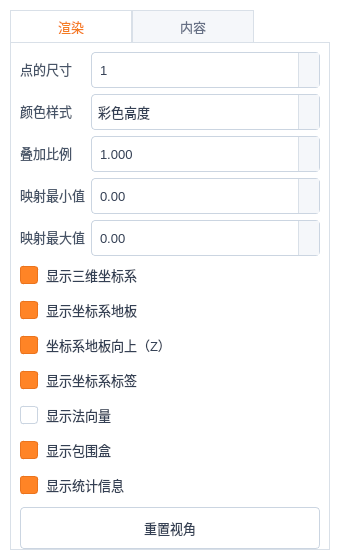
<?xml version="1.0" encoding="UTF-8"?>
<ui version="4.0">
 <class>RenderDialog</class>
 <widget class="QDialog" name="RenderDialog">
  <property name="geometry"><rect><x>0</x><y>0</y><width>340</width><height>560</height></rect></property>
  <property name="minimumSize"><size><width>300</width><height>480</height></size></property>
  <property name="windowTitle"><string>渲染设置</string></property>
  <property name="styleSheet"><string notr="true">QDialog, QWidget { background:#ffffff; color:#1f2937; font-family:"Microsoft YaHei"; font-size:10pt; }
QTabWidget::pane { border:1px solid #d9e0e8; background:#ffffff; }
QTabBar::tab { background:#f5f7fa; color:#667085; min-width:92px; padding:8px 14px; border:1px solid #d9e0e8; border-bottom:none; }
QTabBar::tab:selected { background:#ffffff; color:#f57c22; }
QLabel { color:#475467; }
QSpinBox, QDoubleSpinBox, QComboBox { min-height:28px; background:#ffffff; color:#344054; border:1px solid #cbd5e1; border-radius:4px; padding:3px 6px; }
QSpinBox::up-button, QSpinBox::down-button, QDoubleSpinBox::up-button, QDoubleSpinBox::down-button, QComboBox::drop-down { background:#f5f7fa; border-left:1px solid #d9e0e8; width:20px; }
QCheckBox { color:#344054; spacing:8px; min-height:26px; }
QCheckBox::indicator { width:16px; height:16px; border:1px solid #cbd5e1; border-radius:3px; background:#ffffff; }
QCheckBox::indicator:checked { background:#ff8426; border-color:#eb741d; }
QPushButton { min-height:30px; background:#ffffff; color:#344054; border:1px solid #cbd5e1; border-radius:4px; padding:5px 10px; }
QPushButton:hover { background:#edf5ff; border-color:#5b9bd5; color:#1769aa; }
QPlainTextEdit { background:#f8fafc; color:#344054; border:1px solid #d9e0e8; border-radius:4px; padding:8px; }
</string></property>
  <layout class="QVBoxLayout" name="rootLayout">
   <property name="leftMargin"><number>10</number></property><property name="topMargin"><number>10</number></property><property name="rightMargin"><number>10</number></property><property name="bottomMargin"><number>10</number></property>
   <item>
    <widget class="QTabWidget" name="tw_render_settings">
     <property name="currentIndex"><number>0</number></property>
     <widget class="QWidget" name="tab_render">
      <attribute name="title"><string>渲染</string></attribute>
      <layout class="QFormLayout" name="form_render">
       <property name="verticalSpacing"><number>9</number></property>
       <item row="0" column="0"><widget class="QLabel" name="lbl_point_size"><property name="text"><string>点的尺寸</string></property></widget></item>
       <item row="0" column="1"><widget class="QSpinBox" name="spb_point_size"><property name="minimum"><number>1</number></property><property name="maximum"><number>8</number></property><property name="value"><number>1</number></property></widget></item>
       <item row="1" column="0"><widget class="QLabel" name="lbl_color_mode"><property name="text"><string>颜色样式</string></property></widget></item>
       <item row="1" column="1"><widget class="QComboBox" name="cb_color_mode"><item><property name="text"><string>彩色高度</string></property></item><item><property name="text"><string>灰阶</string></property></item><item><property name="text"><string>法向量</string></property></item><item><property name="text"><string>纹理灰度</string></property></item></widget></item>
       <item row="2" column="0"><widget class="QLabel" name="lbl_overlay"><property name="text"><string>叠加比例</string></property></widget></item>
       <item row="2" column="1"><widget class="QDoubleSpinBox" name="dsb_overlay"><property name="decimals"><number>3</number></property><property name="maximum"><double>1.000000000000000</double></property><property name="singleStep"><double>0.050000000000000</double></property><property name="value"><double>1.000000000000000</double></property></widget></item>
       <item row="3" column="0"><widget class="QLabel" name="lbl_map_min"><property name="text"><string>映射最小值</string></property></widget></item>
       <item row="3" column="1"><widget class="QDoubleSpinBox" name="dsb_map_min"><property name="decimals"><number>2</number></property><property name="minimum"><double>-1000000000.000000000000000</double></property><property name="maximum"><double>1000000000.000000000000000</double></property></widget></item>
       <item row="4" column="0"><widget class="QLabel" name="lbl_map_max"><property name="text"><string>映射最大值</string></property></widget></item>
       <item row="4" column="1"><widget class="QDoubleSpinBox" name="dsb_map_max"><property name="decimals"><number>2</number></property><property name="minimum"><double>-1000000000.000000000000000</double></property><property name="maximum"><double>1000000000.000000000000000</double></property></widget></item>
       <item row="5" column="0" colspan="2"><widget class="QCheckBox" name="chk_show_axes"><property name="text"><string>显示三维坐标系</string></property><property name="checked"><bool>true</bool></property></widget></item>
       <item row="6" column="0" colspan="2"><widget class="QCheckBox" name="chk_show_floor_grid"><property name="text"><string>显示坐标系地板</string></property><property name="checked"><bool>true</bool></property></widget></item>
       <item row="7" column="0" colspan="2"><widget class="QCheckBox" name="chk_floor_z_up"><property name="text"><string>坐标系地板向上（Z）</string></property><property name="checked"><bool>true</bool></property></widget></item>
       <item row="8" column="0" colspan="2"><widget class="QCheckBox" name="chk_show_axis_labels"><property name="text"><string>显示坐标系标签</string></property><property name="checked"><bool>true</bool></property></widget></item>
       <item row="9" column="0" colspan="2"><widget class="QCheckBox" name="chk_show_normals"><property name="text"><string>显示法向量</string></property></widget></item>
       <item row="10" column="0" colspan="2"><widget class="QCheckBox" name="chk_show_bbox"><property name="text"><string>显示包围盒</string></property><property name="checked"><bool>true</bool></property></widget></item>
       <item row="11" column="0" colspan="2"><widget class="QCheckBox" name="chk_show_statistics"><property name="text"><string>显示统计信息</string></property><property name="checked"><bool>true</bool></property></widget></item>
       <item row="12" column="0" colspan="2"><widget class="QPushButton" name="btn_reset_view"><property name="text"><string>重置视角</string></property></widget></item>
      </layout>
     </widget>
     <widget class="QWidget" name="tab_content">
      <attribute name="title"><string>内容</string></attribute>
      <layout class="QVBoxLayout" name="contentLayout">
       <item><widget class="QPlainTextEdit" name="pte_content"><property name="readOnly"><bool>true</bool></property><property name="plainText"><string>当前未加载点云</string></property></widget></item>
      </layout>
     </widget>
    </widget>
   </item>
  </layout>
 </widget>
 <resources/>
 <connections/>
</ui>
